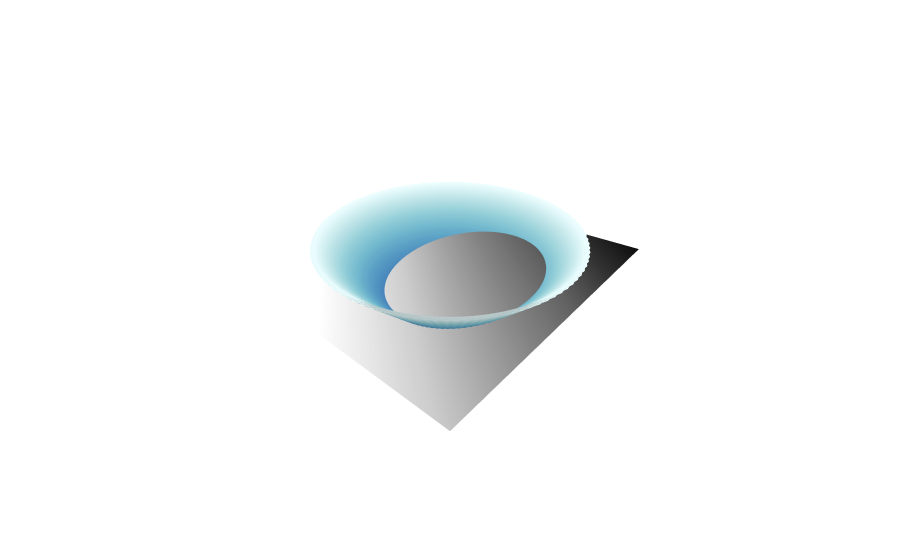

Notebook code for this chart:
### Code cell
# Darstellung als Bild
fig = make_subplots(rows=1, cols=1, specs=[[{'type': 'surface'}]])
values = np.linspace(-8, 8, 100)

# Plot von Kegel und Fläche
plotCone(fig, "ice")
plotPlane(fig, (-3, 2, -20), 100, values, "greys")

# Update des Layouts, sodass Koordinatenachsen versteckt werden
fig.update_layout(scene=dict(xaxis_visible=False, yaxis_visible=False, zaxis_visible=False))
fig.show()

### Figure 1 — Plotly figure (JSON) as saved in the notebook; plotly's stock layout.template omitted (floating-point values rounded to 4 significant figures; data arrays with more than 128 entries replaced by an {"elided": "..."} marker saying what was removed)
{"data": [{"colorscale": [[0, "rgb(3, 5, 18)"], [0.09091, "rgb(25, 25, 51)"], [0.1818, "rgb(44, 42, 87)"], [0.2727, "rgb(58, 60, 125)"], [0.3636, "rgb(62, 83, 160)"], [0.4545, "rgb(62, 109, 178)"], [0.5455, "rgb(72, 134, 187)"], [0.6364, "rgb(89, 159, 196)"], [0.7273, "rgb(114, 184, 205)"], [0.8182, "rgb(149, 207, 216)"], [0.9091, "rgb(192, 229, 232)"], [1, "rgb(234, 252, 253)"]], "scene": "scene", "showscale": false, "type": "surface", "x": {"elided": "50x100 float values"}, "y": {"elided": "50x100 float values"}, "z": {"elided": "50x100 float values"}}, {"colorscale": [[0, "rgb(255,255,255)"], [0.125, "rgb(240,240,240)"], [0.25, "rgb(217,217,217)"], [0.375, "rgb(189,189,189)"], [0.5, "rgb(150,150,150)"], [0.625, "rgb(115,115,115)"], [0.75, "rgb(82,82,82)"], [0.875, "rgb(37,37,37)"], [1, "rgb(0,0,0)"]], "scene": "scene", "showscale": false, "type": "surface", "x": {"elided": "100x100 float values"}, "y": {"elided": "100x100 float values"}, "z": {"elided": "100x100 float values"}}], "layout": {"scene": {"domain": {"x": [0, 1], "y": [0, 1]}, "xaxis": {"visible": false}, "yaxis": {"visible": false}, "zaxis": {"visible": false}}}}
